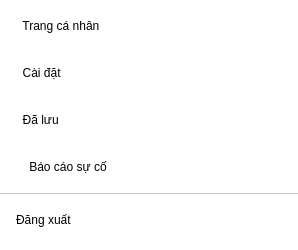
<?xml version="1.0" encoding="UTF-8"?>
<ui version="4.0">
 <class>Form</class>
 <widget class="QWidget" name="Form">
  <property name="geometry">
   <rect>
    <x>0</x>
    <y>0</y>
    <width>298</width>
    <height>250</height>
   </rect>
  </property>
  <property name="windowTitle">
   <string>Form</string>
  </property>
  <property name="styleSheet">
   <string notr="true">#Form {
	background:transparent;
}
#widget {
background-color: rgb(255, 255, 255);
font-family:Segoe UI;
font-size:14px;

}</string>
  </property>
  <layout class="QHBoxLayout" name="horizontalLayout">
   <property name="spacing">
    <number>0</number>
   </property>
   <property name="leftMargin">
    <number>0</number>
   </property>
   <property name="topMargin">
    <number>0</number>
   </property>
   <property name="rightMargin">
    <number>0</number>
   </property>
   <property name="bottomMargin">
    <number>0</number>
   </property>
   <item>
    <widget class="QWidget" name="widget" native="true">
     <property name="cursor">
      <cursorShape>PointingHandCursor</cursorShape>
     </property>
     <property name="layoutDirection">
      <enum>Qt::LeftToRight</enum>
     </property>
     <property name="styleSheet">
      <string notr="true">QPushButton {
	text-align:left;
	padding: 14px 16px;
	border:none;
	font-weight:450;
}

QPushButton:hover {
	background-color:#f5f5f5
}

QWidget {
	border-radius:4px
}</string>
     </property>
     <layout class="QVBoxLayout" name="verticalLayout">
      <property name="spacing">
       <number>0</number>
      </property>
      <property name="leftMargin">
       <number>0</number>
      </property>
      <property name="topMargin">
       <number>0</number>
      </property>
      <property name="rightMargin">
       <number>0</number>
      </property>
      <property name="bottomMargin">
       <number>0</number>
      </property>
      <item>
       <widget class="QPushButton" name="pushButton">
        <property name="layoutDirection">
         <enum>Qt::LeftToRight</enum>
        </property>
        <property name="text">
         <string>  Trang cá nhân</string>
        </property>
        <property name="icon">
         <iconset resource="../../resources/resource.qrc">
          <normaloff>:/icon/icon/user-24x24-black.png</normaloff>:/icon/icon/user-24x24-black.png</iconset>
        </property>
        <property name="iconSize">
         <size>
          <width>24</width>
          <height>24</height>
         </size>
        </property>
       </widget>
      </item>
      <item>
       <widget class="QPushButton" name="pushButton_3">
        <property name="text">
         <string>  Cài đặt</string>
        </property>
        <property name="icon">
         <iconset resource="../../resources/resource.qrc">
          <normaloff>:/icon/icon/config-24x24-black.png</normaloff>:/icon/icon/config-24x24-black.png</iconset>
        </property>
        <property name="iconSize">
         <size>
          <width>24</width>
          <height>24</height>
         </size>
        </property>
       </widget>
      </item>
      <item>
       <widget class="QPushButton" name="pushButton_4">
        <property name="text">
         <string>  Đã lưu</string>
        </property>
        <property name="icon">
         <iconset resource="../../resources/resource.qrc">
          <normaloff>:/icon/icon/favorites-24x24-black.png</normaloff>:/icon/icon/favorites-24x24-black.png</iconset>
        </property>
        <property name="iconSize">
         <size>
          <width>24</width>
          <height>24</height>
         </size>
        </property>
       </widget>
      </item>
      <item>
       <widget class="QPushButton" name="pushButton_2">
        <property name="text">
         <string>    Báo cáo sự cố</string>
        </property>
        <property name="icon">
         <iconset resource="../../resources/resource.qrc">
          <normaloff>:/icon/icon/bug-24x24-black.png</normaloff>:/icon/icon/bug-24x24-black.png</iconset>
        </property>
        <property name="iconSize">
         <size>
          <width>20</width>
          <height>20</height>
         </size>
        </property>
       </widget>
      </item>
      <item>
       <widget class="Line" name="line">
        <property name="maximumSize">
         <size>
          <width>16777215</width>
          <height>1</height>
         </size>
        </property>
        <property name="styleSheet">
         <string notr="true">
background-color:#cacaca;</string>
        </property>
        <property name="orientation">
         <enum>Qt::Horizontal</enum>
        </property>
       </widget>
      </item>
      <item>
       <widget class="QPushButton" name="pushButton_5">
        <property name="text">
         <string>Đăng xuất</string>
        </property>
        <property name="iconSize">
         <size>
          <width>24</width>
          <height>24</height>
         </size>
        </property>
       </widget>
      </item>
     </layout>
    </widget>
   </item>
  </layout>
 </widget>
 <resources>
  <include location="../../resources/resource.qrc"/>
 </resources>
 <connections/>
</ui>
